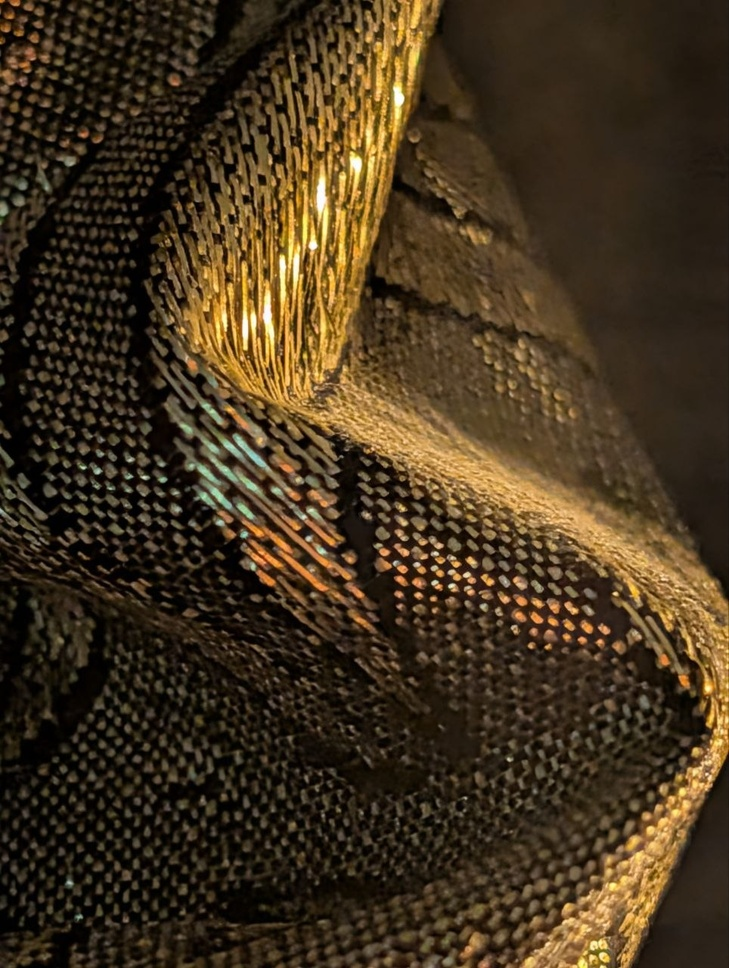
#> input picture raa-certurdienas/pics/photo_5864233924194668349_y.jpg, 729 x 968 px, shrunk from 964 x 1280 before the run; its folder holds 7 pictures in this run; the run also reads 1 picture not shown here
$ python brochure.py
#> lines starting #> are read from the running program, lines starting #| are printed output that depends on the picture
### raa-certurdienas/make_thread_row.py
#!/usr/bin/env python3
"""Generate horizontal rows of sequin "beats" harvested from pics/theme.jpg.

The cloth in the photo never offers more than ~7 clean beats in a row before a
fold or shadow interrupts it, so a repeating cycle is assembled out of the best
short runs found across the whole image.  Each beat is cut trough-to-trough and
resampled to a uniform width, which makes the cycle tile exactly.

    python3 make_thread_row.py 40                  -> pics/theme-row-40.png
    python3 make_thread_row.py 40 out.png --scale 2

    from make_thread_row import generate_row
    generate_row(40, "out.png")

First run harvests the beats from the photo (~1 min) and caches them in
pics/theme-beats-cycle.png; later runs reuse the cache.
"""
from PIL import Image
import json, math, os, sys

HERE = os.path.dirname(os.path.abspath(__file__))
SRC = os.path.join(HERE, "pics", "theme.jpg")
CACHE = os.path.join(HERE, "pics", "theme-beats-cycle.png")
CACHE_META = os.path.join(HERE, "pics", "theme-beats-cycle.json")

ROW_PERIOD = 18.5      # px between rows in the photo
BEAT_PERIOD = 17.5     # px between beats along a row
SS = 4                 # supersampling of the harvest
BEAT_W = int(BEAT_PERIOD * SS)
THEME_DARK = (7, 3, 1)  # --raa-black

# Which beats to keep, by the hue of their bright core:
#   (15, 50)  amber / orange  -- the default
#   (50, 95)  the pale green and sage beats
HUE_KEEP = (15.0, 50.0)
SAT_MIN = 48.0          # below this the beat is a washed-out tan, not amber
MIN_CONTRAST = 18.0     # core minus edge; less than this reads as an empty gap
CORE_MIN = 60.0         # the cloth's amber beats run 35..109; the dim end reads as a gap

# Row segments worth harvesting: (name, centre x, centre y, angle deg, half-length px).
# Found by scanning the photo for local row angle, then scoring every beat for
# sharpness, chroma and core-vs-edge contrast.  These are the amber/orange
# clusters, all in the right-middle of the frame where the cloth catches warm
# light; the pale-green runs in the lower left are sharper but the wrong colour.
SEGMENTS = [
    ("A1", 627.9, 393.3, 17.0, 75),    # densest amber cluster
    ("A2", 596.2, 468.8, 16.0, 75),
    ("A3", 671.5, 63.8, 17.0, 60),     # top edge, deep orange
    ("A4", 600.5, 308.5, 14.0, 75),
    ("A5", 844.6, 463.7, 18.0, 55),
    ("A6", 495.8, 387.1, 16.0, 60),
    ("row3", 764.2, 137.6, 17.5, 55),  # the amber stretch of the third row
]


def _lum(p):
    return 0.2126 * p[0] + 0.7152 * p[1] + 0.0722 * p[2]


# [108 lines left out: functions _straighten, _split_beats, _quality, not called in this run]


def build_cycle(length=20, rebuild=False):
    """Harvest the beats and order them into a cycle that tiles seamlessly."""
    if not rebuild and os.path.exists(CACHE):
        return Image.open(CACHE).convert("RGB")
    img = Image.open(SRC).convert("RGB")
    gl = img.convert("L").load()
    bank = []
    for name, cx, cy, deg, half in SEGMENTS:
        strip = _straighten(img, gl, cx, cy, deg, half)
        for i, tile in enumerate(_split_beats(strip)):
            q = _quality(tile)
            if (q["core"] - q["edge"] >= MIN_CONTRAST and q["peak"] > 70
                    and q["core"] >= CORE_MIN and q["core"] > q["edge"] * 1.15
                    and HUE_KEEP[0] <= q["hue"] <= HUE_KEEP[1]
                    and q["sat"] >= SAT_MIN):
                bank.append((f"{name}{i}", tile, q))
    if not bank:
        raise RuntimeError("no usable beats harvested")
    # best-contrasted first; if there are more than the cycle needs, drop the rest
    bank.sort(key=lambda t: -(t[2]["core"] - t[2]["edge"]))
    bank = bank[:length]
    # If the cloth yielded fewer good beats than asked for, shorten the cycle to
    # match rather than restarting it mid-cycle: the period is then exact and the
    # only join that repeats is the wrap seam, which gets blended.
    length = len(bank)
    # level-match: lift every beat's gap level to the bank median so joins don't step
    floors = sorted(q["edge"] for _, _, q in bank)
    target = floors[len(floors) // 2]
    fixed = []
    for name, tile, q in bank:
        off = target - q["edge"]
        if abs(off) > 1:
            tile = tile.point(lambda v, o=off: max(0, min(255, int(v + o))))
        fixed.append((name, tile, q))
    # Order by similarity rather than a strict ramp: start at the deepest beat and
    # repeatedly take the nearest unused one in (hue, brightness), so neighbours
    # match and the wrap-around seam has no step in it.
    def dist(a, b):
        return ((a[2]["hue"] - b[2]["hue"]) / 8.0) ** 2 + ((a[2]["core"] - b[2]["core"]) / 14.0) ** 2

    pool = sorted(fixed, key=lambda t: t[2]["core"])
    chain = [pool.pop(0)]
    while pool:
        nxt = min(pool, key=lambda c: dist(chain[-1], c))
        pool.remove(nxt)
        chain.append(nxt)
    order = (chain * (length // len(chain) + 1))[:length]
    cyc = Image.new("RGB", (BEAT_W * length, chain[0][1].height))
    for i, (_, tile, _) in enumerate(order):
        cyc.paste(tile, (i * BEAT_W, 0))
    _blend_seams(cyc, BEAT_W, wrap=True)
    cyc.save(CACHE)
    json.dump(dict(beats=length, beat_w=BEAT_W, height=cyc.height, ss=SS,
                   unique=len(fixed), names=[n for n, _, _ in order]),
              open(CACHE_META, "w"), indent=1)
    return cyc


def _blend_seams(img, period, width=8, wrap=False):
    """Symmetrically cross-fade the columns either side of each tile join."""
    W, H = img.size
    px = img.load()
    seams = list(range(period, W, period))
    if wrap:
        seams.append(0)
    for x0 in seams:
        for j in range(width):
            a = (x0 - 1 - j) % W
            b = (x0 + j) % W
            alpha = 0.5 * (1 - j / width)
            for y in range(H):
                pa, pb = px[a, y], px[b, y]
                px[a, y] = tuple(int(round(pa[c] * (1 - alpha) + pb[c] * alpha)) for c in range(3))
                px[b, y] = tuple(int(round(pb[c] * (1 - alpha) + pa[c] * alpha)) for c in range(3))


def generate_row(beats, out=None, scale=1.0, height=None, fade=0.22, knee=58,
                 dark=THEME_DARK, cycle=None):
    """Write a horizontal row of `beats` beats.

    scale  : 1.0 keeps the harvest resolution (70 px per beat)
    height : output height in px (default: proportional to scale)
    fade   : fraction of the height at top and bottom faded into `dark`
    knee   : luminance below which pixels are pulled toward `dark` (0 disables)
    dark   : the theme's near-black, used for gaps and the outer edges
    """
    if beats < 1:
        raise ValueError("beats must be >= 1")
    cyc = cycle if cycle is not None else build_cycle()
    n_cycle = cyc.width // BEAT_W
    strip = Image.new("RGB", (BEAT_W * beats, cyc.height))
    for i in range(beats):
        src = cyc.crop(((i % n_cycle) * BEAT_W, 0, (i % n_cycle + 1) * BEAT_W, cyc.height))
        strip.paste(src, (i * BEAT_W, 0))
    _blend_seams(strip, BEAT_W)

    W, H = strip.size
    px = strip.load()
    for y in range(H):
        e = min(y, H - 1 - y) / H
        vfade = 0.0 if fade <= 0 or e >= fade else ((fade - e) / fade) ** 1.2
        for x in range(W):
            p = px[x, y]
            if knee > 0:
                L = _lum(p)
                if L < knee:
                    t = ((knee - L) / knee) ** 1.5
                    p = tuple(p[c] * (1 - t) + dark[c] * t for c in range(3))
            if vfade > 0:
                p = tuple(p[c] * (1 - vfade) + dark[c] * vfade for c in range(3))
            px[x, y] = tuple(int(round(v)) for v in p)

    if height is not None:
        scale = height / H
    if abs(scale - 1.0) > 1e-9:
        strip = strip.resize((max(1, int(round(W * scale))), max(1, int(round(H * scale)))),
                             Image.LANCZOS)
    if out is None:
        out = os.path.join(HERE, "pics", f"theme-row-{beats}.png")
    strip.save(out)
    return out, strip.size


# [21 lines left out: function main, not called in this run]


# [2 lines that do not run on import are left out]

### raa-certurdienas/brochure.py
#!/usr/bin/env python3
"""Build the RAA Ceturdienas brochure: 4 A5 pages, Latvian and English.

    python3 brochure.py            -> brochure/*.svg and brochure/*.pdf
    python3 brochure.py lv         -> Latvian only

Pages: 1 cover (the opening photo), 2 about + team, 3 calendar, 4 closing
(theme.jpg).  Inside pages sit on --raa-black, set in --raa-orange with
--raa-green for secondary information; every rule, caption underline and
calendar line is a generated thread row.
"""
from PIL import Image, ImageFont
import base64, io, os, subprocess, sys, tempfile

import make_thread_row as mtr

HERE = os.path.dirname(os.path.abspath(__file__))
PICS = os.path.join(HERE, "pics")
OUT = os.path.join(HERE, "brochure")

# --- page geometry, millimetres -------------------------------------------------
PW, PH = 148.0, 210.0          # A5
M = 13.0                       # margin
CW = PW - 2 * M                # content width
RULE_H = 2.0                   # header / footer rule
THIN_H = 1.5                   # caption underlines, calendar lines

DARK = "#070301"               # --raa-black
ORANGE = "#bc6f20"             # --raa-orange
GREEN = "#c3c967"              # --raa-green

FONT = "/System/Library/Fonts/HelveticaNeue.ttc"
FAMILY = "Helvetica Neue, Helvetica, Arial, sans-serif"

COVER_PHOTO = os.path.join(PICS, "photo_5864233924194668349_y.jpg")
BACK_PHOTO = os.path.join(PICS, "theme.jpg")

# Thursdays from 1 October to mid December 2026, with the programme as given.
# `title` None = the slot is still open.  `avail` is what space is still free on
# that date, which is what a would-be participant needs to know.
SCHEDULE = [
    ("october", 1, {"en": "Work day stories", "lv": "Darba dienas stāsti"},
     {"en": "Entrance area · limited", "lv": "Ieejas zona · ierobežoti"}),
    ("october", 8, {"en": "Elīna Vedija Rībena", "lv": "Elīna Vedija Rībena"},
     {"en": "Entrance area · limited", "lv": "Ieejas zona · ierobežoti"}),
    ("october", 15, {"en": "Rehearsals for “God Abandons Johan’s”",
                     "lv": "Mēģinājumi izrādei “God Abandons Johan’s”"},
     {"en": "Anywhere · tentative, confirmation pending",
      "lv": "Jebkur · provizoriski, gaida apstiprinājumu"}),
    ("october", 22, {"en": "Aleksandrs Barons — poetry, drama, music",
                     "lv": "Aleksandrs Barons — dzeja, drāma, mūzika"},
     {"en": "Anywhere · event scheduled", "lv": "Jebkur · pasākums ieplānots"}),
    ("october", 29, {"en": "Book presentation", "lv": "Grāmatas prezentācija"},
     {"en": "No space free · booked", "lv": "Nav brīvas vietas · aizņemts"}),
    ("november", 5, {"en": "Erotic Poetry performance / Shaddow Theatre",
                     "lv": "Erotiskās dzejas performance / Shaddow Theatre"},
     {"en": "Free · event scheduled", "lv": "Brīvs · pasākums ieplānots"}),
    ("november", 12, {"en": "Baroque Dance — Stella / Barroque-themed evening",
                      "lv": "Baroka deja — Stella / Barroque tematisks vakars"},
     {"en": "Free · event scheduled", "lv": "Brīvs · pasākums ieplānots"}),
    ("november", 19, {"en": "Confession Booth? Being in a cult performance?",
                      "lv": "Grēksūdzes būda? Performance par dzīvi kultā?"},
     {"en": "Theatre room only · limited", "lv": "Tikai teātra zāle · ierobežoti"}),
    ("november", 26, {"en": "Possible performance — “God Abandons Johan’s”",
                      "lv": "Iespējama performance — “God Abandons Johan’s”"},
     {"en": "Theatre room only · tentative, confirmation pending",
      "lv": "Tikai teātra zāle · provizoriski, gaida apstiprinājumu"}),
    ("december", 3, {"en": "Monoplay — Borderline? Fleebag? 45 min",
                     "lv": "Monoizrāde — Borderline? Fleebag? 45 min"},
     {"en": "Theatre room · limited", "lv": "Teātra zāle · ierobežoti"}),
    ("december", 10, None,
     {"en": "Theatre room · limited, open for proposals",
      "lv": "Teātra zāle · ierobežoti, gaidām pieteikumus"}),
    ("december", 17, None,
     {"en": "Theatre room · limited, open for proposals",
      "lv": "Teātra zāle · ierobežoti, gaidām pieteikumus"}),
]

TEXT = {
    "lv": {
        "title1": "RAA", "title2": "CETURDIENAS",
        "cover": "Mazas teātra miniatūras, performances un\ndzejas performances 2026. gada rudenī",
        "about_h": "PAR CIKLU",
        "about": (
            "Katru ceturtdienu RAA kļūst par skatuvi īsiem priekšnesumiem, skatuves "
            "eksperimentiem, idejām, miniatūrām, balss vai lasījuma performancēm un cita "
            "veida uzvedumiem. Tiem nav jābūt pilnībā iestudētiem darbiem, taču tie nav arī "
            "improvizēti atvērtie mikrofoni. Tās ir ideju skices — dažas ar dramaturģiju, citas "
            "mazāk. Var būt grupas, var būt individuāli, var būt arī ne-cilvēki. Programma tiek "
            "slēgta 10 dienas pirms pasākuma. Ja vēlies piedalīties, atsūti mums savas idejas "
            "aprakstu un datumu, kurā vēlies uzstāties."),
        "team_h": "KOMANDA",
        "team": [("Leonhard Horstmeyer", "telpas veidotājs"),
                 ("Jana Zarina", "mākslinieciskā vadītāja"),
                 ("Elvita Rakštīte", "RAA Ceturdienu kuratore")],
        "cal_h": "KALENDĀRS",
        "months": {"october": "Oktobris", "november": "Novembris", "december": "Decembris"},
        "cal_note": "Programma tiek slēgta 10 dienas pirms katra pasākuma.",
        "back": "RAA Ceturdienas · 2026. gada rudenī",
        "foot": "RAA Ceturdienas",
    },
    "en": {
        "title1": "RAA", "title2": "CETURDIENAS",
        "cover": "Small theatre miniatures, performances &\npoetry performances in the fall of 2026",
        "about_h": "ABOUT",
        "about": (
            "Every Thursday RAA becomes a stage for short performances, stage experiments, "
            "ideas, miniatures, voice or reading performances, other kinds of acts. These "
            "don't have to be fully produced pieces, but they should also not be impromptu "
            "open-mics. Instead these are sketches of ideas, some with a dramaturgy, others "
            "less so. Can be groups, can be individual, can be non-human. The program is "
            "finalized 10 days before the event. If you want to participate, send us an "
            "outline of your idea and the date where you would like to be placed."),
        "team_h": "TEAM",
        "team": [("Leonhard Horstmeyer", "space maker"),
                 ("Jana Zarina", "artistic director"),
                 ("Elvita Rakštīte", "curator of the RAA Ceturdienas")],
        "cal_h": "CALENDAR",
        "months": {"october": "October", "november": "November", "december": "December"},
        "cal_note": "The program is finalized 10 days before each event.",
        "back": "RAA Ceturdienas · fall 2026",
        "foot": "RAA Ceturdienas",
    },
}

_rules = {}
_tmp = None


def _font(size_px, bold=False):
    return ImageFont.truetype(FONT, size_px, index=1 if bold else 0)


def _text_mm(s, size_mm, bold=False):
    """Width of a string in mm when set at size_mm."""
    f = _font(200, bold)
    return f.getlength(s) / 200.0 * size_mm


def _fit(s, target_mm, bold=False, cap=40.0):
    """Largest size (mm) at which s fits target_mm."""
    return min(cap, target_mm / (_text_mm(s, 1.0, bold) or 1.0))


def _wrap(s, size_mm, max_mm, bold=False):
    out, line = [], ""
    for word in s.split():
        trial = word if not line else line + " " + word
        if _text_mm(trial, size_mm, bold) <= max_mm:
            line = trial
        else:
            out.append(line)
            line = word
    if line:
        out.append(line)
    return out


def _uri(data, mime):
    return f"data:{mime};base64," + base64.b64encode(data).decode("ascii")


def _photo_uri(path, box_w, box_h):
    """Centre-crop a photo to the box aspect and embed it at native resolution."""
#> called with box_w = 148, box_h = 210
    im = Image.open(path).convert("RGB")
#> im is the input picture: PIL image 729x968 RGB; mean R, G, B 67.4, 51.7, 30.1
    want = box_w / box_h
    have = im.width / im.height
    if have > want:
        w = int(round(im.height * want))
        im = im.crop(((im.width - w) // 2, 0, (im.width - w) // 2 + w, im.height))
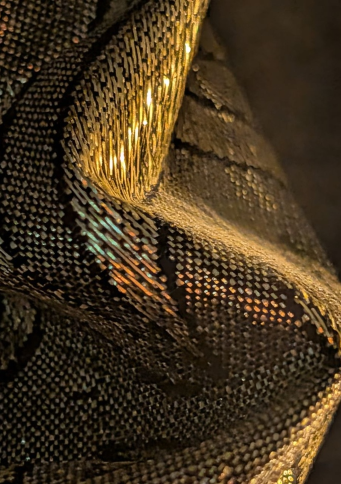
#> im: PIL image 682x968 RGB (shown at 1/2 size); mean R, G, B 68.7, 52.6, 30.5
    else:
        h = int(round(im.width / want))
        im = im.crop((0, (im.height - h) // 2, im.width, (im.height - h) // 2 + h))
    buf = io.BytesIO()
    im.save(buf, "JPEG", quality=92)
    dpi = im.width / box_w * 25.4
    return _uri(buf.getvalue(), "image/jpeg"), dpi


def _rule_uri(width_mm, height_mm):
    """A thread row proportioned for a rule of this size."""
    beats = max(2, int(round(width_mm / height_mm * (74.0 / 70.0))))
    if beats not in _rules:
        global _tmp
        if _tmp is None:
            _tmp = tempfile.mkdtemp(prefix="raa-rules-")
        path = os.path.join(_tmp, f"rule-{beats}.png")
        mtr.generate_row(beats, path)
        _rules[beats] = _uri(open(path, "rb").read(), "image/png")
    return _rules[beats]


def esc(s):
    return (s.replace("&", "&amp;").replace("<", "&lt;").replace(">", "&gt;"))


def band(y, h=RULE_H):
    """A header/footer rule, bled to both page edges."""
    return rule(0.0, y, PW, h)


def rule(x, y, w, h=RULE_H):
    return (f'<image x="{x:.2f}" y="{y:.2f}" width="{w:.2f}" height="{h:.2f}" '
            f'preserveAspectRatio="none" href="{_rule_uri(w, h)}"/>')


def txt(x, y, s, size, fill=ORANGE, weight="normal", anchor="start", spacing=None):
    ls = f' letter-spacing="{spacing}"' if spacing else ""
    return (f'<text x="{x:.2f}" y="{y:.2f}" font-family="{FAMILY}" font-size="{size:.2f}" '
            f'fill="{fill}" font-weight="{weight}" text-anchor="{anchor}"{ls}>{esc(s)}</text>')


def _page(body, defs=""):
    return ('<?xml version="1.0" encoding="UTF-8"?>\n'
            f'<svg xmlns="http://www.w3.org/2000/svg" xmlns:xlink="http://www.w3.org/1999/xlink" '
            f'width="{PW}mm" height="{PH}mm" viewBox="0 0 {PW} {PH}">\n'
            f'{defs}<rect width="{PW}" height="{PH}" fill="{DARK}"/>\n{body}\n</svg>\n')


def _footer(t, page_no):
    """Inside pages only -- the cover and closing carry no header or footer."""
    b = [band(PH - M - RULE_H)]
    b.append(txt(M, PH - M + 3.4, t["foot"], 2.6, GREEN))
    if page_no:
        b.append(txt(PW - M, PH - M + 3.4, str(page_no), 2.6, GREEN, anchor="end"))
    return b


def _caption(y, s, t=None):
    """Heading with a thread-row underline the width of the words."""
    size = 5.0
    w = _text_mm(s, size, bold=True) + 2.0
    return [txt(M, y, s, size, ORANGE, weight="bold", spacing="0.6"),
            rule(M, y + 1.6, min(w, CW), THIN_H)]


def page_cover(t):
    uri, dpi = _photo_uri(COVER_PHOTO, PW, PH)
    b = [f'<image x="0" y="0" width="{PW}" height="{PH}" preserveAspectRatio="none" href="{uri}"/>',
         # scrims so the type holds on the photograph
         f'<rect x="0" y="0" width="{PW}" height="78" fill="url(#top)"/>',
         f'<rect x="0" y="{PH-72}" width="{PW}" height="72" fill="url(#bot)"/>']
    s2 = _fit(t["title2"], CW, bold=True)
    b.append(txt(M, 40, t["title1"], s2 * 1.02, ORANGE, weight="bold", spacing="1.5"))
    b.append(txt(M, 40 + s2 * 1.12, t["title2"], s2, ORANGE, weight="bold", spacing="0.4"))
    y = PH - M - 4
    for line in reversed(t["cover"].split("\n")):
        b.append(txt(M, y, line, 3.5, GREEN))
        y -= 5.2
    defs = (f'<defs>'
            f'<linearGradient id="top" x1="0" y1="0" x2="0" y2="1">'
            f'<stop offset="0" stop-color="{DARK}" stop-opacity="0.92"/>'
            f'<stop offset="1" stop-color="{DARK}" stop-opacity="0"/></linearGradient>'
            f'<linearGradient id="bot" x1="0" y1="0" x2="0" y2="1">'
            f'<stop offset="0" stop-color="{DARK}" stop-opacity="0"/>'
            f'<stop offset="1" stop-color="{DARK}" stop-opacity="0.94"/></linearGradient>'
            f'</defs>\n')
    return _page("\n".join(b), defs)


def page_about(t):
    b = [band(M)]
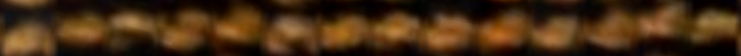
#> input picture raa-certurdienas/pics/theme-beats-cycle.png, 741 x 56 px, shrunk from 980 x 74 before the run
#> in build_cycle, returned value is the input picture: PIL image 741x56 RGB; mean R, G, B 70.8, 44.6, 19.5
#> after the loop in generate_row, `for i in range(beats):`:
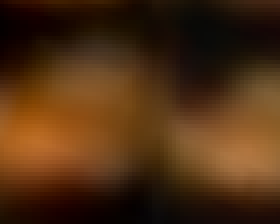
#> src: PIL image 70x56 RGB (shown 4 times larger); mean R, G, B 77.5, 45.7, 18.6
#> after the loop in generate_row, `for i in range(beats):`:
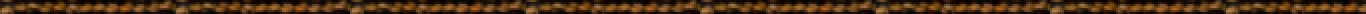
#> strip: PIL image 5460x56 RGB (shown at 1/8 size); mean R, G, B 71.4, 44.8, 19.5
    b += _caption(M + 14, t["about_h"])
#> call 2 of generate_row, with beats = 19, scale = 1, fade = 0.22, knee = 58, dark = (7, 3, 1)
#> after the loop in generate_row (call 2), `for i in range(beats):`:
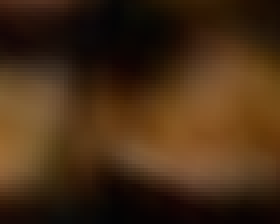
#> src: PIL image 70x56 RGB (shown 4 times larger); mean R, G, B 69.1, 43.9, 20.7
#> after the loop in generate_row (call 2), `for i in range(beats):`:
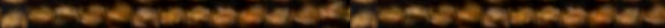
#> strip: PIL image 1330x56 RGB (shown at 1/2 size); mean R, G, B 71.6, 44.9, 19.5
#> the loop in generate_row (call 2), `for y in range(H):` made 56 passes
#> (e, vfade) on passes 2 to 9: (0.0179, 0.903), (0.0357, 0.809), (0.0536, 0.715), (0.0714, 0.624), (0.0893, 0.535), (0.107, 0.449), (0.125, 0.365), (0.143, 0.284)
#> in generate_row (call 2), `strip.save(out)`:
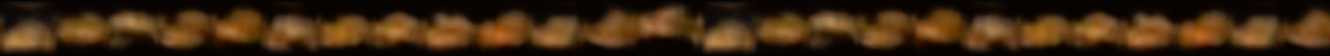
#> saved as rule-19.png: PIL image 1330x56 RGB; mean R, G, B 62.7, 40, 17.2
    y = M + 26
#> (the rest of the program and of its run is left out)
